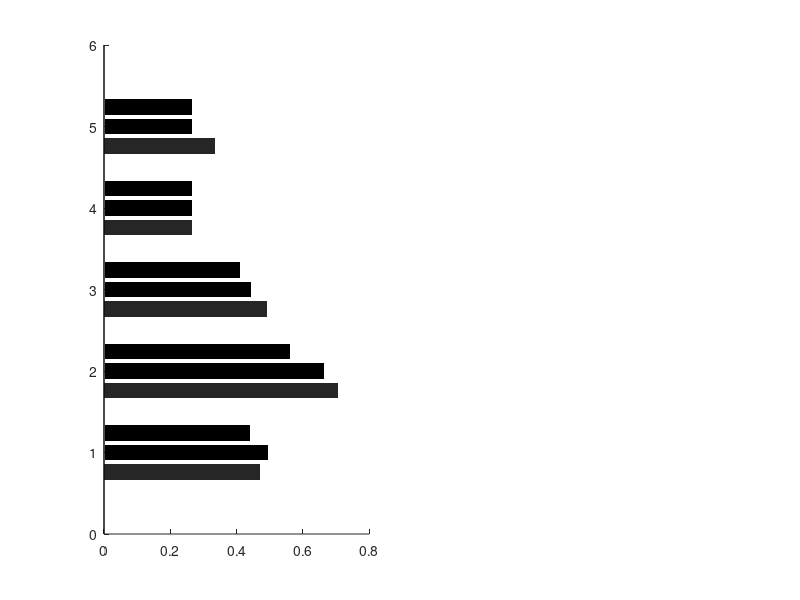

Reproduce this figure in MATLAB. (Note: this script raises an error after producing the figure.)
% Load the MAT files containing action selection probabilities
snr_data = load('results/action_freq_snr.mat');
user_data = load('results/action_freq_user_num.mat');

% Extract the action frequency matrices (3 SNR levels / user counts, 5 algorithms, 6 actions)
action_freq_snr = snr_data.action_freq_snr; % Size: 3x5x6
action_freq_users = user_data.action_freq_user_num; % Corrected matrix name

% Define SNR values and user count values (reversed order for top-to-bottom plotting)
snr_values = [6, 4, 2];  % Top to bottom order
user_counts = [6, 4, 2];

algorithms = {'OMNIS', 'CTO', 'DTS', 'GDO', 'RSS'}; % 5 algorithms
num_algorithms = length(algorithms);
num_conditions = length(snr_values); % 3 conditions (SNR or user count)

% Define model names corresponding to action indices
model_names = {'Box3', 'Box6', 'Box12', 'Standard3', 'Standard6', 'Standard12'};

% Find the most selected action and its probability for each algorithm in different conditions
[max_prob_snr, max_action_snr] = max(action_freq_snr, [], 3); % Highest probability and action index for SNR
[max_prob_user, max_action_user] = max(action_freq_users, [], 3); % Highest probability and action index for user count

% Reverse the order for correct display from top to bottom
max_prob_snr = flipud(max_prob_snr);
max_action_snr = flipud(max_action_snr);
max_prob_user = flipud(max_prob_user);
max_action_user = flipud(max_action_user);

% Create a figure with two subplots
figure('Position', [100, 100, 1400, 600]); % Set figure size

% Define color scheme
colors = lines(num_algorithms);

%% ---- Plot for SNR-based action selection (left subplot) ---- %%
ax1 = subplot(1, 2, 1);
hold on;
b = barh(1:num_algorithms, max_prob_snr', 'grouped'); % Plot horizontal bars
set(b, 'FaceColor', 'flat', 'EdgeColor', 'none'); % Remove edge color

% Add textures (hatch patterns) to each bar
for i = 1:num_algorithms
    for j = 1:num_conditions
        h = b(j).FaceColor; % Get the color for the bar
        hatchfill(b(j), 'single', 'HatchAngle', 45, 'HatchDensity', 10); % Apply hatch fill
    end
end

xlabel('Selection Probability', 'FontSize', 14, 'FontName', 'Times New Roman');
ylabel('Algorithm', 'FontSize', 14, 'FontName', 'Times New Roman');
yticks(1:num_algorithms);
yticklabels(algorithms);
xlim([0, 1]); % Probability values range from 0 to 1

% Improve grid visibility
grid on;
ax1.GridColor = [0.2, 0.2, 0.2]; % Darker grid color
ax1.GridAlpha = 0.6; % Increase grid opacity
ax1.Box = 'on';

legend(arrayfun(@(x) sprintf('SNR=%d', x), snr_values, 'UniformOutput', false), ...
    'Location', 'northeast', 'FontSize', 12, 'FontName', 'Times New Roman');

% Label bars with the most selected action index (converted to model name)
for alg = 1:num_algorithms
    for cond = 1:num_conditions
        model_index = max_action_snr(cond, alg); % Get the action index
        text(max_prob_snr(cond, alg), alg - 0.3 + 0.3 * cond, model_names{model_index}, ... % Convert to model name
            'HorizontalAlignment', 'left', 'FontSize', 14, 'FontWeight', 'bold', 'FontName', 'Times New Roman');
    end
end
hold off;

%% ---- Plot for User Count-based action selection (right subplot) ---- %%
ax2 = subplot(1, 2, 2);
hold on;
b2 = barh(1:num_algorithms, max_prob_user', 'grouped'); % Plot horizontal bars
set(b2, 'FaceColor', 'flat', 'EdgeColor', 'none'); % Remove edge color

% Add textures (hatch patterns) to each bar
for i = 1:num_algorithms
    for j = 1:num_conditions
        h = b2(j).FaceColor; % Get the color for the bar
        hatchfill(b2(j), 'single', 'HatchAngle', 45, 'HatchDensity', 10); % Apply hatch fill
    end
end

xlabel('Selection Probability', 'FontSize', 14, 'FontName', 'Times New Roman');
ylabel('Algorithm', 'FontSize', 14, 'FontName', 'Times New Roman');
yticks(1:num_algorithms);
yticklabels(algorithms);
xlim([0, 1]); % Probability values range from 0 to 1

% Improve grid visibility
grid on;
ax2.GridColor = [0.2, 0.2, 0.2]; % Darker grid color
ax2.GridAlpha = 0.6; % Increase grid opacity
ax2.Box = 'on';

legend(arrayfun(@(x) sprintf('Users=%d', x), user_counts, 'UniformOutput', false), ...
    'Location', 'northeast', 'FontSize', 12, 'FontName', 'Times New Roman');

% Label bars with the most selected action index (converted to model name)
for alg = 1:num_algorithms
    for cond = 1:num_conditions
        model_index = max_action_user(cond, alg); % Get the action index
        text(max_prob_user(cond, alg), alg - 0.3 + 0.3 * cond, model_names{model_index}, ... % Convert to model name
            'HorizontalAlignment', 'left', 'FontSize', 14, 'FontWeight', 'bold', 'FontName', 'Times New Roman');
    end
end
hold off;
